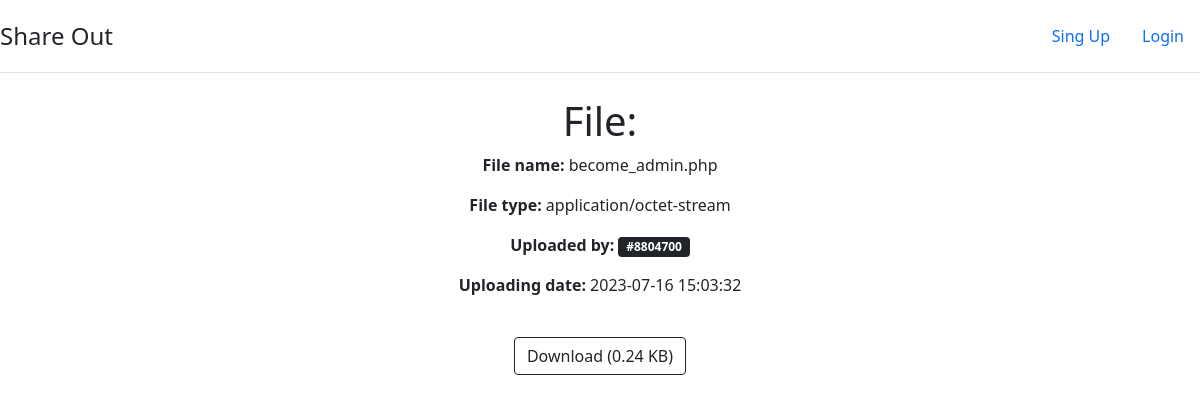
/file/index.php?id=kT5PZEZO, run on the app's committed database.
### tables this page shows
CREATE TABLE `files` (
  `ID` varchar(8) NOT NULL,
  `file_size` varchar(255) NOT NULL,
  `file_name` varchar(255) NOT NULL,
  `file_type` varchar(255) NOT NULL,
  `path` varchar(255) NOT NULL,
  `ID_user` int(8) UNSIGNED NOT NULL,
  `upload_date` datetime NOT NULL DEFAULT CURRENT_TIMESTAMP,
  `last_update` datetime NOT NULL DEFAULT CURRENT_TIMESTAMP ON UPDATE CURRENT_TIMESTAMP
);

### auth.php (called while the page is built, shortened)
<?php
    function is_connected (): bool {
        return !empty($_SESSION['login']);
    }
?>

### file.class.php (called while the page is built, shortened)
<?php
    class File {
        public function get_file_size($file) {
            return number_format($file / 1024, 2) . ' KB';
        }
    }
?>

### file/index.php (the view, shortened to what this page needs)
<!DOCTYPE html>
<html lang="en">
<?php
    require '../file.class.php';
    $file_o = new File();
    if (!empty($_GET['id'])) {
        $id_file = $_GET['id'];
    } else {
        $id_file = $_SESSION['id'];
        header('Location: ?id=' . $id_file);
    }
    $file_name = "File doesn't existe";
    $connexion = connect_to_db();
    require_once '../auth.php';
    $file = mysqli_query($connexion, "SELECT * FROM files WHERE ID = '$id_file'");
    if ($file->num_rows == 1) {
        while($informations = $file->fetch_assoc()) {
            $uploader = $informations['ID_user'];
            $file_size = $informations['file_size'];
            $file_name = $informations['file_name'];
            $file_type = $informations['file_type'];
            $upload_date = $informations['upload_date'];
            $path = '../' . $informations['path'];
        }
    } else {
        header('Location: file-doesnt-existe.html');
        die();
    }
?>
<head>
    <link rel="stylesheet" href="../bootstrap/bootstrap.min.css">
    <link rel="stylesheet" href="style.css">
</head>
<body>
<main>
    <header class="d-flex flex-wrap justify-content-center py-3 mb-4 border-bottom">
        <a href="../index.php" class="d-flex align-items-center mb-3 mb-md-0 me-md-auto text-dark text-decoration-none">
            <span class="fs-4">Share Out</span>
        </a>
        <ul class="nav nav-pills">
        <?php if(is_connected()) {
            $_SESSION['logged'] = 1;
        ?>
            <li class="nav-item"><a href="../index.php" class="nav-link  ">Share new file</a></li>
            <li class="nav-item"><a href="../myfiles.php" class="nav-link">My Files</a></li>
            <li class="nav-item">
                <form action="" method="get">
                    <input type="submit" name="disconnect" value="Disconnect" class="nav-link" ></li>
                </form>
        <?php } else { ?>
            <li class="nav-item"><a href="../sign-up.php" class="nav-link">Sing Up</a></li>
            <li class="nav-item"><a href="../login.php" class="nav-link">Login</a></li>
        <?php } ?>
        </ul>
    </header>
    <?php if($path) { ?>
        <h1 class="text-center">File: </h1>
        <p class="text-center fs-6">
            <span class="fw-bolder">File name: </span><?= $file_name ?>
        </p>
        <p class="text-center fs-6">
            <span class="fw-bolder">File type: </span><?= $file_type ?>
        </p>
        <p class="text-center fs-6">
            <span class="fw-bolder ">Uploaded by:  </span> <span class="badge bg-dark"> #<?= $uploader ?> </span>
        </p>
        <p class="text-center fs-6">
            <span class="fw-bolder">Uploading date: </span> <?= $upload_date ?>
        </p>
        <br>
        <a class="download-button" href="<?= $path ?>" download><button class="btn btn-outline-dark"> Download (<?= $file_o->get_file_size($file_size) ?>) </button> </a>
    <?php } ?>
</body>
</html>

### file/style.css (style rules this page uses)
.download-button { display: flex; justify-content: center; }
.download-button:visited, .download-button:link, .download-button:active, .download-button:hover { text-decoration: none; }

### data on the page
files: file_name "become_admin.php", file_type "application/octet-stream", ID_user "8804700", upload_date "2023-07-16 15:03:32", file_size "0.24 KB"
